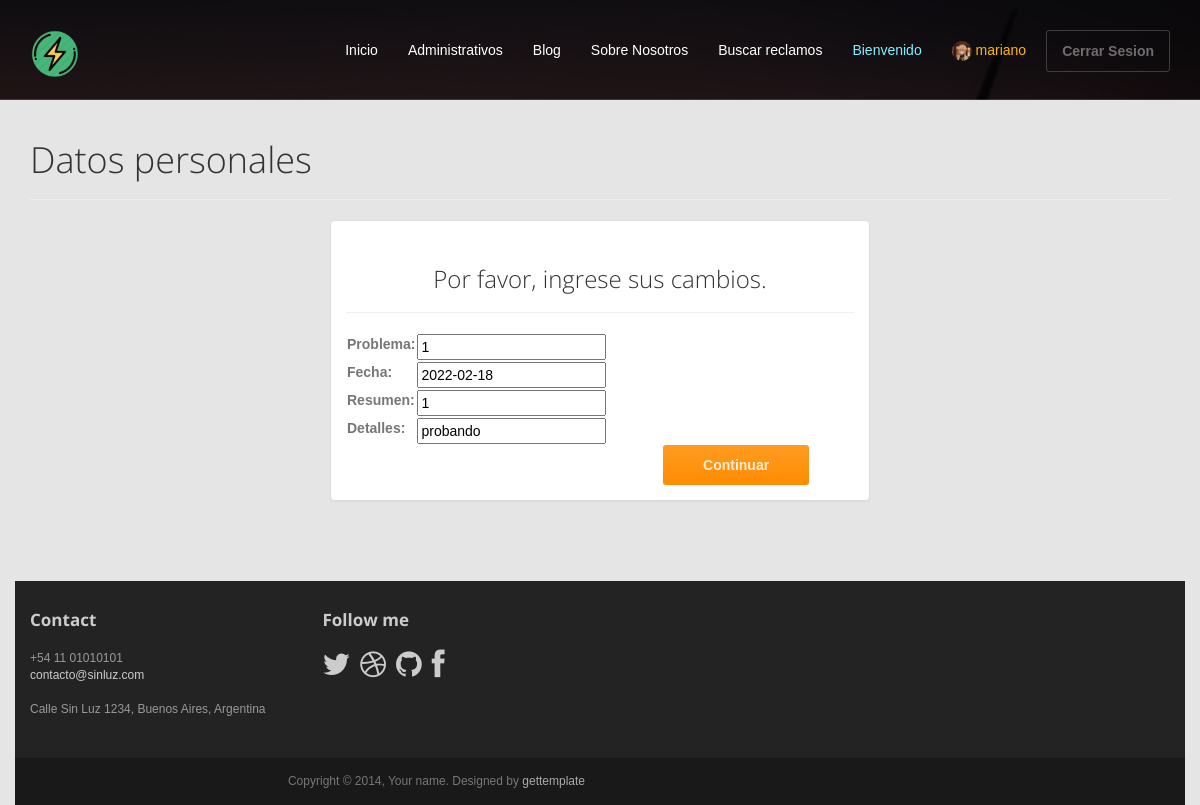
Page /SinLuz/editarReclamo/2/ (signed in) on the earlier database version.
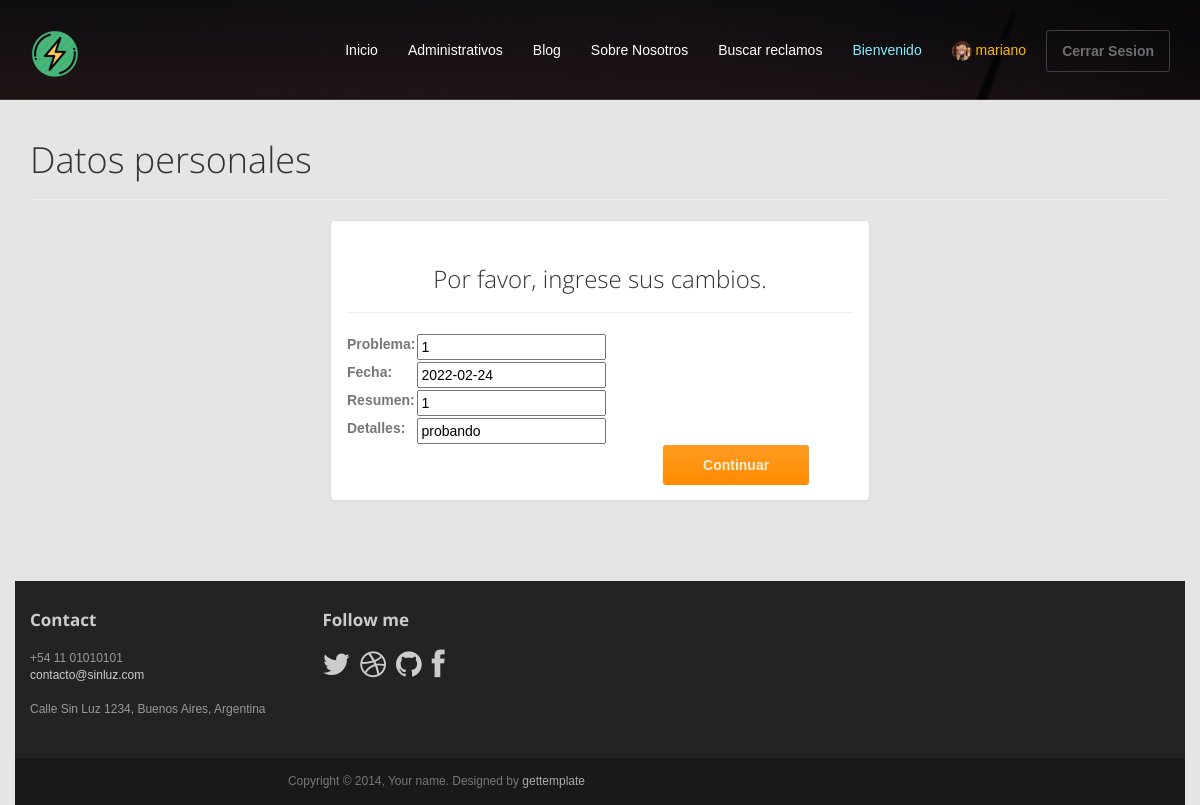
Same page on the later database version.
### AppSinLuz/models.py (models this page shows, shortened)
class Reclamo(models.Model):
    usuario = models.CharField(max_length=100)
    avatar = ImageField()
    identificacion = models.IntegerField()
    problema = models.CharField(max_length=30)
    fecha = models.DateField()
    resumen = models.CharField(max_length=50)
    detalles = models.CharField(max_length=200)

### AppSinLuz/views.py (the view)
# urls.py: path('editarReclamo/<pk>/', views.ReclamoUpdateView.as_view(), name='editarReclamo'),
class ReclamoUpdateView(UpdateView):
    model = Reclamo
    success_url = reverse_lazy('inicio')
    fields = ['problema', 'fecha', 'resumen', 'detalles']
    template_name = "AppSinLuz/editarReclamo.html"
    def get_context_data(self, **kwargs):
        contexto = super().get_context_data(**kwargs)
        if self.request.user.is_authenticated:
            avatares = Avatar.objects.filter(user=self.request.user)
            if avatares:
                contexto['avatar_url'] = avatares.last().imagen.url
        return contexto

### AppSinLuz/templates/AppSinLuz/editarReclamo.html (shortened to what this page needs)
{% extends "AppSinLuz/index.html" %}
{% load static %}
{% block contenidoQueCambia %}
	<header id="head" class="secondary"></header>
	<div class="container">
		<div class="row">
			<article class="col-xs-12 maincontent">
				<header class="page-header">
					<h1 class="page-title">Datos personales</h1>
				</header>
				<div class="col-md-6 col-md-offset-3 col-sm-8 col-sm-offset-2">
					<div class="panel panel-default">
						<div class="panel-body">
							<h3 class="thin text-center">Por favor, ingrese sus cambios.</h3>
							<hr>
							<form action="" method="POST">
									<table>
										{{ form.as_table }}
									</table>
									<div class="row">
										<div class="col-lg-7"></div>
										<div class="col-lg-4 text-right">
											<input class="btn btn-action btn-md" type="submit", value="Continuar">
										</div>
									</div>
								</form>
						</div>
					</div>
				</div>
			</article>
{% endblock %}

### AppSinLuz/templates/AppSinLuz/index.html (shortened to what this page needs)
<!DOCTYPE html>
<html lang="en">
<head>
	{% load static %}
	<link rel="stylesheet" href="{% static 'AppSinLuz/css/bootstrap.min.css' %}">
	<link rel="stylesheet" href="{% static 'AppSinLuz/css/body.css' %}">
	<link rel="stylesheet" href="{% static 'AppSinLuz/css/RedondaComments.css' %}">
	<link rel="stylesheet" href="{% static 'AppSinLuz/css/RedondaPost.css' %}">
	<link rel="stylesheet" href="{% static 'AppSinLuz/css/RedondaIndex.css' %}">
	<link rel="stylesheet" href="{% static 'AppSinLuz/css/RedondaUser.css' %}">
	<link rel="stylesheet" href="{% static 'AppSinLuz/css/sobreNosotros.css' %}">
	<link rel="stylesheet" href="{% static 'AppSinLuz/css/font-awesome.min.css' %}">
	<link rel="stylesheet" href="{% static 'AppSinLuz/css/bootstrap-theme.css' %}" media="screen" >
	<link rel="stylesheet" href="{% static 'AppSinLuz/css/main.css' %}">
</head>
<body class="home">
	<div class="navbar navbar-inverse navbar-fixed-top headroom" >
		<div class="container">
			<div class="navbar-header">
				<a class="navbar-brand" href="{% url 'inicio' %}"><img src="{% static 'AppSinLuz/images/logo-elec.png' %}" alt="Sin Luz"></a>
			</div>
			<div class="navbar-collapse collapse">
				<ul class="nav navbar-nav pull-right">
					<li class="active"><a href="{% url 'inicio' %}">Inicio</a></li>
					<li class="active"><a href="{% url 'admin:index' %}">Administrativos</a></li>
					<li class="active"><a href="{% url 'post' %}">Blog</a></li>
					<li class="active"><a href="{% url 'about' %}">Sobre Nosotros</a></li>
					<li class="active"><a href="{% url 'busquedaReclamo' %}"> Buscar reclamos </a></li>
					{% if not user.is_authenticated %}
						<li><a class="btn" href="{% url 'login' %}">Iniciar Sesion</a></li>
						{% else %}
						<li class="active"><a><p style="color: rgb(126, 240, 255);">Bienvenido</p></a></li>
						<li><a href="{% url 'leerUsuarios' %}"><p style='color: rgb(255, 183, 0);'>
							<img src="{{avatar_url}}" class="RedondaIndex"/>  {{user.username}}</p></p></li><li><a class="btn" href="{% url 'logout' %}">Cerrar Sesion</a></li>
                	{% endif %}
				</ul>
			</div>
		</div>
	</div>
    {% block contenidoQueCambia %}
    {% endblock %}
	<section id="social">
	</section>
	<footer id="footer" class="top-space">
		<div class="footer1">
			<div class="container">
				<div class="row">
					<div class="col-md-3 widget">
						<h3 class="widget-title">Contact</h3>
						<div class="widget-body">
							<p>+54 11 01010101<br>
								<a href="mailto:#">contacto@sinluz.com</a><br>
								<br>
								Calle Sin Luz 1234, Buenos Aires, Argentina
							</p>
						</div>
					</div>
					<div class="col-md-3 widget">
						<h3 class="widget-title">Follow me</h3>
						<div class="widget-body">
							<p class="follow-me-icons">
								<a href=""><i class="fa fa-twitter fa-2"></i></a>
								<a href=""><i class="fa fa-dribbble fa-2"></i></a>
								<a href=""><i class="fa fa-github fa-2"></i></a>
								<a href=""><i class="fa fa-facebook fa-2"></i></a>
							</p>
						</div>
					</div>
				</div>
			</div>
		</div>
		<div class="footer2">
			<div class="container">
				<div class="row">
					<div class="col-md-6 widget">
						<div class="widget-body">
							<p class="text-right">
								Copyright &copy; 2014, Your name. Designed by <a href="http://gettemplate.com/" rel="designer">gettemplate</a>
							</p>
						</div>
					</div>
				</div>
			</div>
		</div>
	</footer>
</body>
</html>

### AppSinLuz/static/AppSinLuz/css/body.css (style rules this page uses)
body { font-family: "IBM Plex Sans", sans-serif; background-color: rgba(0,0,0,.1); }

### AppSinLuz/static/AppSinLuz/css/RedondaIndex.css (style rules this page uses)
.RedondaIndex { width:20px; height:20px; border-radius:150px; }

### AppSinLuz/static/AppSinLuz/css/main.css (style rules this page uses)
#head { background:#181015 url( ../images/bg_header.jpg) no-repeat; background-size: cover; min-height:520px; text-align: center; padding-top:240px; color:white; font-family:"Open sans", Helvetica, Arial; font-weight:300; }
#head.secondary { height:100px; min-height: 100px; padding-top:0px; }
.headroom { -webkit-transition: all 0.4s ease-out; -moz-transition: all 0.4s ease-out; -o-transition: all 0.4s ease-out; transition: all 0.4s ease-out; }
h1, h2, h3, h4, h5, h6 { font-family:"Open sans", Helvetica, Arial; }
h1, .h1, h2, .h2, h3, .h3 { margin-top:30px; }
label { color: #777; }
.thin { font-weight:300; }
.page-title { margin-top:20px; font-weight:300; }
.top-space { margin-top: 60px; }
img { max-width:100%; }
#social { margin-top:50px; margin-bottom:50px; }
.footer1 { background: #232323; padding: 30px 0 0 0; font-size: 12px; color: #999; }
.footer1 a { color: #ccc; }
.footer1 .widget { margin-bottom:30px; }
.footer1 .widget-title { font-size: 17px; font-weight: bold; color: #ccc; margin: 0 0 20px; }
.follow-me-icons { font-size:30px; }
.follow-me-icons i { float:left; margin:0 10px 0 0; }
.footer2 { background: #191919; padding: 15px 0; color: #777; font-size: 12px; }
.footer2 a { color: #aaa; }
.footer2 p { margin: 0; }

Differences in the rows shown:
changed Reclamo "probando": fecha "2022-02-18" → "2022-02-24"
